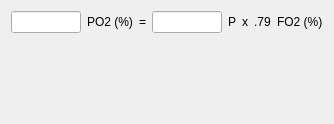
<?xml version="1.0" encoding="UTF-8"?>
<ui version="4.0">
 <class>CPage</class>
 <widget class="QWidget" name="CPage">
  <property name="geometry">
   <rect>
    <x>0</x>
    <y>0</y>
    <width>334</width>
    <height>124</height>
   </rect>
  </property>
  <property name="windowTitle">
   <string>Title</string>
  </property>
  <layout class="QVBoxLayout" name="verticalLayout">
   <item>
    <layout class="QHBoxLayout" name="horizontalLayout">
     <item>
      <widget class="QLineEdit" name="po2"/>
     </item>
     <item>
      <widget class="QLabel" name="label_2">
       <property name="text">
        <string>PO2 (%)</string>
       </property>
      </widget>
     </item>
     <item>
      <widget class="QLabel" name="label">
       <property name="text">
        <string>=</string>
       </property>
      </widget>
     </item>
     <item>
      <widget class="QLineEdit" name="p"/>
     </item>
     <item>
      <widget class="QLabel" name="pLabel">
       <property name="text">
        <string>P</string>
       </property>
      </widget>
     </item>
     <item>
      <widget class="QLabel" name="label_3">
       <property name="text">
        <string>x</string>
       </property>
      </widget>
     </item>
     <item>
      <widget class="QLabel" name="fo2Label">
       <property name="text">
        <string>.79</string>
       </property>
      </widget>
     </item>
     <item>
      <widget class="QLabel" name="label_4">
       <property name="text">
        <string>FO2 (%)</string>
       </property>
      </widget>
     </item>
    </layout>
   </item>
   <item>
    <spacer name="verticalSpacer">
     <property name="orientation">
      <enum>Qt::Orientation::Vertical</enum>
     </property>
     <property name="sizeHint" stdset="0">
      <size>
       <width>20</width>
       <height>40</height>
      </size>
     </property>
    </spacer>
   </item>
  </layout>
  <action name="actionExit">
   <property name="text">
    <string>Exit</string>
   </property>
   <property name="iconText">
    <string>E&amp;xit</string>
   </property>
   <property name="shortcut">
    <string>Alt+F4</string>
   </property>
  </action>
 </widget>
 <resources/>
 <connections/>
</ui>
